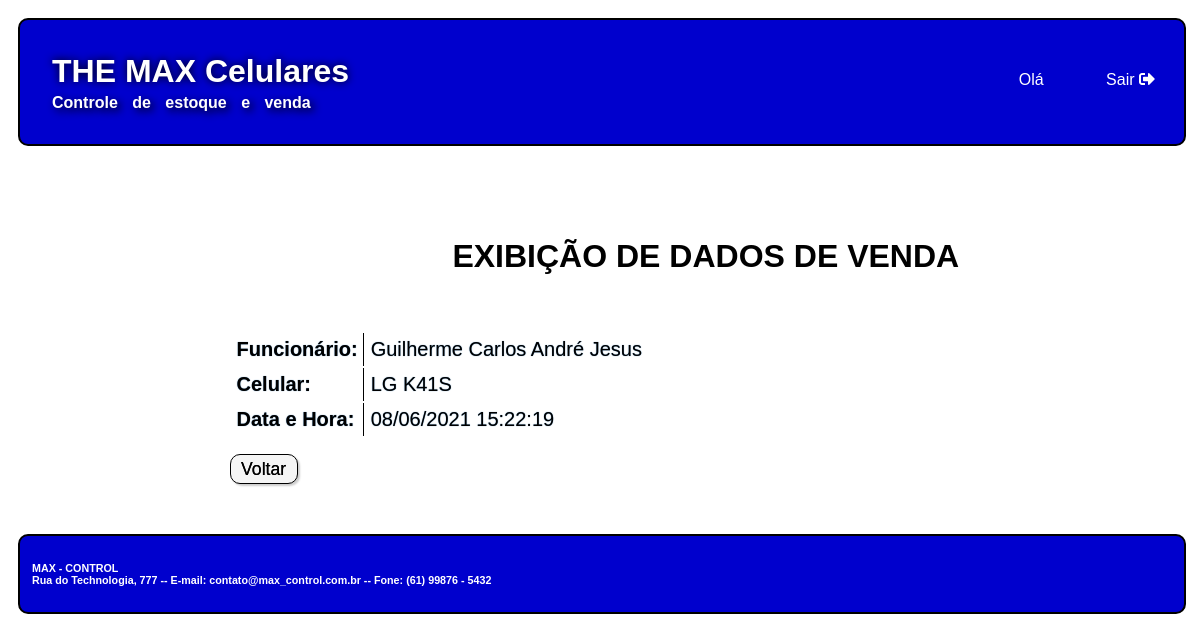
/exibe_venda.php?id_ven=20, run on the app's committed database.
### tables this page shows
CREATE TABLE `vendas` (
  `ID_VEN` int(11) NOT NULL,
  `ID_FUN` int(11) NOT NULL,
  `ID_CEL` int(11) NOT NULL,
  `DATAHORA_VEN` datetime NOT NULL,
  `DATA_ALTERACAO_VEN` timestamp NULL DEFAULT current_timestamp() ON UPDATE current_timestamp()
);

CREATE TABLE `funcionarios` (
  `ID_FUN` int(11) NOT NULL,
  `NOME_FUN` varchar(50) NOT NULL,
  `CPF_FUN` varchar(14) NOT NULL,
  `RG_FUN` varchar(12) NOT NULL,
  `EMAIL_FUN` varchar(50) NOT NULL,
  `DATA_NASCIMENTO_FUN` date NOT NULL,
  `TELEFONE_FUN` varchar(15) NOT NULL,
  `LOGIN_FUN` varchar(45) NOT NULL,
  `SENHA_FUN` varchar(45) NOT NULL,
  `STATUS_FUN` varchar(9) NOT NULL DEFAULT 'ativo',
  `FUNCAO_FUN` varchar(45) NOT NULL,
  `CARTEIRA_DE_TRABALHO_FUN` varchar(45) NOT NULL,
  `DATE_ADMISSAO_FUN` date NOT NULL,
  `DATA_DEMISSAO_FUN` date DEFAULT NULL,
  `UF_FUN` varchar(2) NOT NULL,
  `CEP_FUN` varchar(8) NOT NULL,
  `BAIRRO_FUN` varchar(45) NOT NULL,
  `ENDERECO_FUN` varchar(45) NOT NULL,
  `END_NUMERO_FUN` varchar(4) NOT NULL,
  `DATA_ALTERACAO_FUN` timestamp NULL DEFAULT current_timestamp() ON UPDATE current_timestamp()
);

### exibe_venda.php (the view, shortened to what this page needs)
<!DOCTYPE html>
<html>
<head>
	<link rel="stylesheet" type="text/css" href="css/layout.css">
	<link rel="stylesheet" type="text/css" href="css/menu.css">
	<link rel="stylesheet" type="text/css" href="css/style.css">
	<link rel="stylesheet" type="text/css" href="css/grid.css">
	<link rel="stylesheet" href="https://cdnjs.cloudflare.com/ajax/libs/font-awesome/5.15.3/css/all.min.css">
</head>
<body>
	<div class="principal">
		<div class="topo topo_grid">
			<div class="logo">
				<h1> THE MAX Celulares </h1>
				<h4> Controle de estoque e venda </h4>
			</div>
			<div class="menu_global">
				<ul>
					<li> Olá <?php include "valida_login.php"; ?> </li>
					<li><a href="logout.php" class="active">Sair&nbsp;<i class="fas fa-sign-out-alt"></i></a></li>
				</ul>
			</div>
		</div>
		<div class="menu_local">
		</div>
		<div class="conteudo_especifico">
			<div class="centralizar">
				<h1> EXIBIÇÃO DE DADOS DE VENDA </h1>
			</div>
			<div id="funcionalidade" class="div_direita">
				<?php
				$conectar = mysqli_connect("localhost", "root", "", "themax");
				$id_ven = $_GET['id_ven'];
				$sql_consulta = "SELECT
									FUNCIONARIOS.NOME_FUN,
									CONCAT(CELULAR.MARCA_CEL, ' ', CELULAR.NOME_CEL),
									DATAHORA_VEN
								FROM VENDAS
								JOIN FUNCIONARIOS
									ON FUNCIONARIOS.ID_FUN = VENDAS.ID_FUN
								JOIN CELULAR
									ON CELULAR.ID_CEL = VENDAS.ID_CEL
								WHERE ID_VEN = '$id_ven'";
				$resultado_consulta = mysqli_query($conectar, $sql_consulta);
				$registro = mysqli_fetch_row($resultado_consulta);
				?>
				<table class="name">
					<tr>
						<td class="borda-direita"> <strong>Funcionário:</strong> </td>
						<td> <?php echo $registro[0] ?> </td>
					</tr>
					<tr>
						<td class="borda-direita"> <strong>Celular:</strong> </td>
						<td> <?php echo $registro[1] ?> </td>
					</tr>
					<tr>
						<td class="borda-direita"> <strong>Data e Hora:</strong> </td>
						<td>
							<?php
							$d = strtotime($registro[2]);
							echo date("d/m/Y H:i:s", $d);
							?>
						</td>
					</tr>
				</table>
				<p> <button type="submit" onclick="history.back();" class="botao botaoEsquerda">Voltar</button> </p>
			</div>
		</div>
		<div class="rodape">
			<div id="texto_institucional">
				<div id="texto_institucional">
					<h6> MAX - CONTROL </h6>
					<h6> Rua do Technologia, 777 -- E-mail: contato@max_control.com.br -- Fone: (61) 99876 - 5432 </h6>
				</div>
			</div>
		</div>
</body>
</html>

### css/layout.css (style rules this page uses)
.principal { font-family: arial; }
.topo { margin: 0px auto 20px auto; border-radius: 10px; border: 2px solid black; background-color: MediumBlue; color: white; width: 100%; }
.logo { padding-left: 2em; }
.logo h1 { line-height: 20px; text-shadow: 0px 0px 8px black; }
.logo h4 { line-height: 0px; word-spacing: 10px; color: white; text-shadow: 3px 3px 8px black; }
.menu_global { text-align: end; }
.conteudo_especifico { padding: 5px; grid-template-columns: 50% 50%; grid-gap: 20px; }
.div_direita { margin: 15px 150px auto auto; }
.rodape { margin: 20px auto 0px auto; border-radius: 10px; border: 2px solid black; background-color: MediumBlue; color: white; width: 100%; }
.rodape h6 { line-height: 0px; word-spacing: 0px; margin: 12px auto 12px 12px; }
.centralizar { text-align: center; padding: 20px 30px 20px 30px; }

### css/menu.css (style rules this page uses)
.menu_global li { display: inline-flex; margin: 15px 29px; }
.menu_global a { text-decoration: none; color: white; }

### css/style.css (style rules this page uses)
.botao { border: 1px solid black; border-radius: 10px; font-size: 1.1em; background-color: whitesmoke; color: black; padding: 0.2em 0.6em; box-shadow: 2px 2px 2px rgba(0,0,0,0.2); text-shadow: 0px 0px 0.5px black; cursor: pointer; float: right; }
.botaoEsquerda { float: left; }
.name td { font-size: 20px; padding: 5px; text-shadow: 0px 0px 1px steelblue; }
.borda-direita { border-right: 1px solid black; }
a { text-decoration: none; color: inherit; color: gray; }

### css/grid.css (style rules this page uses)
.topo { grid-area: header; }
.menu_local { grid-area: menu; }
.conteudo_especifico { grid-area: main; }
.rodape { grid-area: footer; }
.principal { display: grid; grid-template-areas: 'header header header header header header' 'menu menu main main main main' 'footer footer footer footer footer footer'; grid-gap: 10px; padding: 10px; }
.principal>div { padding: 20px 0; }
.logo { grid-area: logo; }
.menu_global { grid-area: menu_global; }
.topo_grid { display: grid; grid-template-areas: 'logo menu_global'; grid-gap: 10px; }

### data on the page
vendas: ID_FUN.NOME_FUN "Guilherme Carlos André Jesus", DATAHORA_VEN "08/06/2021 15:22:19"

### other printed values
$registro[1] "LG K41S"
